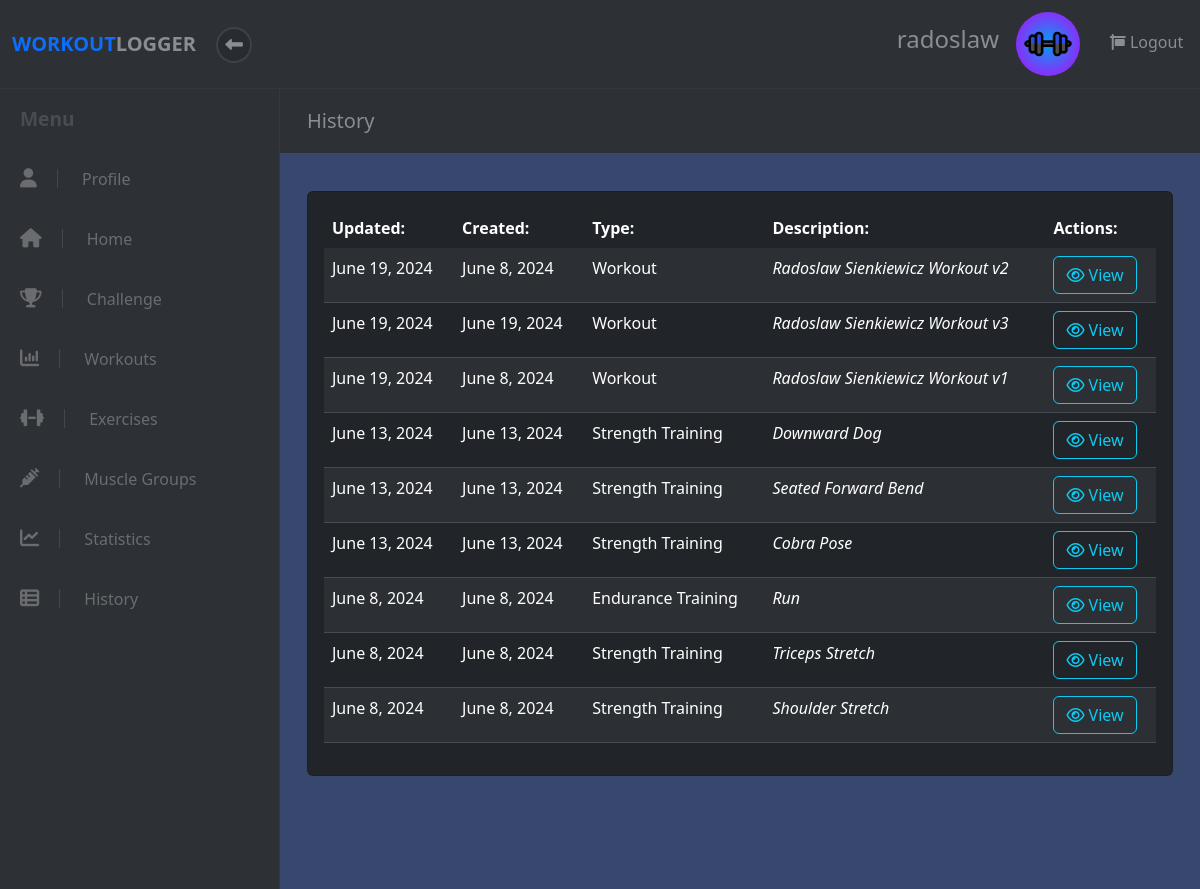
The app's page /history (signed in) with its own data.
### workout/models.py (models this page shows, shortened)
class User(models.Model):
    username = models.CharField(max_length=20)
    email = models.CharField(max_length=50)
    password = models.CharField(max_length=255)
    created_at = models.DateTimeField(auto_now_add=True)
    updated_at = models.DateTimeField(auto_now=True)
    profile_photo_url = models.CharField(max_length=255, blank=True, null=True)
    background_photo_url = models.CharField(max_length=255, blank=True, null=True)
    objects = UserManager()

class Workout(models.Model):
    name = models.CharField(max_length=50)
    description = models.CharField(max_length=150)
    completed = models.BooleanField(default=False)
    is_shared = models.BooleanField(default=False)
    user = models.ForeignKey(User, on_delete=models.CASCADE, default=None)
    challenge = models.ForeignKey(Challenge, on_delete=models.CASCADE, default=None, blank=True, null=True)
    created_at = models.DateTimeField(auto_now_add=True)
    updated_at = models.DateTimeField(auto_now=True)
    def class_name(self):
        return self.__class__.__name__

class Exercise(models.Model):
    name = models.CharField(max_length=50)
    description = models.CharField(max_length=150)
    workout = models.ForeignKey(Workout, on_delete=models.CASCADE, related_name='%(class)s', default=None)
    muscle_group = models.ForeignKey(MuscleGroup, on_delete=models.CASCADE, default=None)
    user = models.ForeignKey(User, on_delete=models.CASCADE, default=None)
    created_at = models.DateTimeField(auto_now_add=True)
    updated_at = models.DateTimeField(auto_now=True)
    objects = ExerciseManager()
    class Meta:
        ordering = ('name', 'muscle_group')
        abstract = True
    def class_name(self):
        return self.__class__.__name__

class StrengthTrainingExercise(Exercise):
    weight = models.DecimalField(max_digits=6, decimal_places=2)
    repetitions = models.PositiveIntegerField()
    objects = StrengthTrainingExerciseManager()
    def exercise_name(self):
        return "Strength Training"

class EnduranceTrainingExercise(Exercise):
    duration_minutes = models.PositiveIntegerField()
    distance_km = models.DecimalField(max_digits=6, decimal_places=2)
    objects = EnduranceTrainingExerciseManager()
    def exercise_name(self):
        return "Endurance Training"

### workout/views.py (the view)
# urls.py: re_path(r'^history$', views.view_all),
def view_all(request):
    try:
        user = User.objects.get(id=request.session["user_id"])
        workout_list = Workout.objects.filter(user__id=user.id)
        ste_list = StrengthTrainingExercise.objects.filter(user__id=user.id)
        ete_list = EnduranceTrainingExercise.objects.filter(user__id=user.id)
        be_list = BalanceExercise.objects.filter(user__id=user.id)
        fe_list = FlexibilityExercise.objects.filter(user__id=user.id)
        page = request.GET.get('page', 1)
        data_list = list(chain(workout_list, ste_list,ete_list, be_list, fe_list))
        paginator = Paginator(sorted(data_list, key=lambda x: x.updated_at, reverse=True), 12)
        try:
            data = paginator.page(page)
        except PageNotAnInteger:
            data = paginator.page(1)
        except EmptyPage:
            data = paginator.page(paginator.num_pages)
        data = {
            'user': user,
            'data': data,
        }
        return render(request, "workout/view_all.html", data)
    except (KeyError, User.DoesNotExist) as err:
        messages.info(request, "You must be logged in to view this page.", extra_tags="invalid_session")
        logging.warning("User must be logged in to view 'view_all'.")
        return redirect("/")

### workout/templates/workout/view_all.html (shortened to what this page needs)
<!DOCTYPE html>
<html>
  <head>
    {% load static %}
    <link
      rel="stylesheet"
      href="{% static 'fontawesomefree/css/all.min.css' %}"
    />
    <link rel="stylesheet" href="../../static/workout/styles.css" />
    {% load bootstrap5 %} {% bootstrap_css %} {% bootstrap_javascript %}
  </head>
  <body>
    {% include 'workout/widgets/header.html' %}
    <div class="d-flex align-items-stretch">
      {% include 'workout/widgets/sidebar.html' %}
      <div class="page-content">
        <div class="page-header">
          <div class="container-fluid">
            <h2 class="h5 no-margin-bottom">History</h2>
          </div>
        </div>
        <section class="no-padding-bottom">
          <div class="container-fluid">
            <div class="row">
              <div class="col-lg-12 pb-4">
                {% if data %}
                <div class="card bg-dark add-exercise mb-4 mt-2">
                  <div class="card-body">
                    <table
                      class="table table-dark table-striped all-data-table text-light"
                    >
                      <thead>
                        <tr>
                          <th scope="col">Updated:</th>
                          <th scope="col">Created:</th>
                          <th scope="col">Type:</th>
                          <th scope="col">Description:</th>
                          <th scope="col">Actions:</th>
                        </tr>
                      </thead>
                      <tbody>
                        {% for info in data %}
                        <tr>
                          <td scope="row">{{info.updated_at | date}}</td>
                          <td scope="row">{{info.created_at | date}}</td>
                          <td scope="row">
                            {% if info.exercise_name %}
                                {{ info.exercise_name }}
                            {% else %}
                                Workout
                            {% endif %}
                        </td>
                          <td><em>{{info.name}}</em></td>
                          <td>
                            {% if info.class_name == 'Workout' %}
                            <form action="/workout/{{info.id}}">
                              <button
                                class="btn btn-outline-info"
                                type="submit"
                              >
                                <i class="fa fa-eye"></i> View
                              </button>
                            </form>
                            {% else %}
                            <form action="/exercise/{{info.id}}">
                              <button
                                class="btn btn-outline-info"
                                type="submit"
                              >
                                <i class="fa fa-eye"></i> View
                              </button>
                            </form>
                            {% endif %}
                          </td>
                        </tr>
                        {% endfor %}
                      </tbody>
                    </table>
                  </div>
                </div>
                {% endif %}
              </div>
            </div>
          </div>
        </section>
      </div>
    </div>
  </body>
</html>

### workout/templates/workout/widgets/header.html
<header class="header">
  <nav class="navbar navbar-expand-lg my-0 py-1">
    <div
      class="container-fluid d-flex align-items-center justify-content-between"
    >
      <div class="navbar-header">
        <a href="/dashboard" class="navbar-brand">
          <div class="brand-text brand-big visible text-uppercase">
            <strong class="text-primary">Workout </strong
            ><strong>Logger</strong>
          </div>
        </a>
        <button class="sidebar-toggle">
          <i class="fa fa-long-arrow-left"></i>
        </button>
      </div>
      <ul class="right-menu list-inline no-margin-bottom">
        {% if user.username %}
        <li class="list-inline-item">
          <div class="sidebar-header d-flex align-items-center">
            <div class="title">
              <h1 class="h4">{{ user.username }}</h1>
            </div>
          </div>
        </li>
        {% endif %} {% if user.profile_photo_url %}
        <li class="list-inline-item">
          <a href="/profile" class="nav-link">
            <div class="avatar">
              <img
                src="{{ user.profile_photo_url }}"
                alt="User Profile Picture"
                height="64"
                width="64"
                class="rounded-circle"
              />
            </div>
          </a>
        </li>
        {% else %} {% load static %}
        <li class="list-inline-item">
          <a href="/profile" class="nav-link">
            <div class="avatar">
              <img
                src="{% static 'workout/images/workout_logger.png' %}"
                alt="User Profile Picture"
                height="64"
                width="64"
                class="rounded-circle"
              />
            </div>
          </a>
        </li>
        {% endif %}
        <li class="list-inline-item ms-2">
          <a href="/user/logout" class="nav-link">
            <i class="fa fa-sign -out-alt"></i> Logout
          </a>
        </li>
      </ul>
    </div>
  </nav>
</header>

### workout/static/workout/styles.css (style rules this page uses)
body { position: relative; }
section { padding: 0 15px; }
a { -webkit-transition: all 0.3s; transition: all 0.3s; display: inline-block; }
button { cursor: pointer; }
i, span, strong { display: inline-block; }
.no-padding-bottom { padding-bottom: 0 !important; }
.no-margin-bottom { margin-bottom: 0 !important; }
.page-content { background: #37476d; min-height: 100vh; width: calc(100% - 280px); padding: 0; }
.page-header { padding: 20px 15px; background: #2d3035; color: #8a8d93; margin-bottom: 30px; }
nav.navbar { background: #2d3035; color: #8a8d93; padding-top: 20px; padding-bottom: 20px; border-bottom: 1px solid #34373d; z-index: 9998; }
nav.navbar .sidebar-toggle { width: 36px; height: 36px; line-height: 29px; text-align: center; border-radius: 50%; background: #282b2f; color: #8a8d93; font-size: 1.1rem; border: 2px solid #3d4148; outline: none; }
nav.navbar a { color: inherit; }
nav.navbar .brand-text { display: none; font-weight: 700; }
nav.navbar .brand-text.visible { display: block; }
nav.navbar a.nav-link { padding: .5rem .3rem; position: relative; }
.table { margin-bottom: 0; }
.table td, .table th { border-color: #494d53; }
.table thead th { border: none; }
.table-striped tbody tr { -webkit-transition: all 0.3s; transition: all 0.3s; }
.table-striped tbody tr:nth-of-type(odd) { background-color: #282b2f; }
button, input[type='submit'] { cursor: pointer; font-family: inherit; font-weight: 300 !important; }
.navbar { padding: 0.5rem 1rem; }
.navbar-brand { display: inline-block; padding-top: 0.3125rem; padding-bottom: 0.3125rem; margin-right: 1rem; font-size: 1.25rem; }
.btn { font-weight: normal; border: 1px solid transparent; padding: 0.5rem 0.75rem; font-size: 1rem; line-height: 1.25; border-radius: 0.25rem; -webkit-transition: all 0.15s ease-in-out; transition: all 0.15s ease-in-out; }
.btn-outline-info { color: #37cfdc; background-color: transparent; background-image: none; border-color: #37cfdc; }
body { font-family: "Muli", sans-serif; font-size: 1rem; font-weight: normal; line-height: 1.5; color: #212529; background-color: #fff; }
a { color: rgba(42, 79, 247, 0.95); text-decoration: none; }
h1, h2, h3, h4, h5, h6, .h1, .h2, .h3, .h4, .h5, .h6 { margin-bottom: 0.5rem; font-family: inherit; font-weight: 700; line-height: 1.1; color: inherit; }
h1, .h1 { font-size: 2.5rem; }
h2, .h2 { font-size: 2rem; }
h4, .h4 { font-size: 1.5rem; }
h5, .h5 { font-size: 1.25rem; }
.text-primary { color: rgba(42, 79, 247, 0.95) !important; }
.bg-dark { background-color: #343a40 !important; }
.text-light { color: #f8f9fa !important; }

### records on screen
User: username "radoslaw"
Workout: updated_at "June 19, 2024", created_at "June 8, 2024", shows "Workout", name "Radoslaw Sienkiewicz Workout v2"
Workout: updated_at "June 19, 2024", created_at "June 19, 2024", shows "Workout", name "Radoslaw Sienkiewicz Workout v3"
Workout: updated_at "June 19, 2024", created_at "June 8, 2024", shows "Workout", name "Radoslaw Sienkiewicz Workout v1"
StrengthTrainingExercise: updated_at "June 13, 2024", created_at "June 13, 2024", exercise_name "Strength Training", name "Downward Dog"
StrengthTrainingExercise: updated_at "June 13, 2024", created_at "June 13, 2024", exercise_name "Strength Training", name "Seated Forward Bend"
StrengthTrainingExercise: updated_at "June 13, 2024", created_at "June 13, 2024", exercise_name "Strength Training", name "Cobra Pose"
EnduranceTrainingExercise: updated_at "June 8, 2024", created_at "June 8, 2024", exercise_name "Endurance Training", name "Run"
StrengthTrainingExercise: updated_at "June 8, 2024", created_at "June 8, 2024", exercise_name "Strength Training", name "Triceps Stretch"
StrengthTrainingExercise: updated_at "June 8, 2024", created_at "June 8, 2024", exercise_name "Strength Training", name "Shoulder Stretch"
